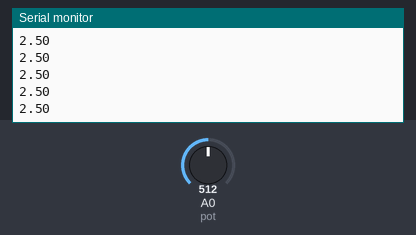
A sketch run on a simulated Arduino Uno, built with avr-gcc and run on an emulated ATmega328P. On the bench: the last lines printed to the serial monitor. The inputs (shaded band) are chosen by the test bench; at power-on: A0 (pot) = 512.

Above: at 1.2 s.
1.3 s: A0 (pot) set to 716
At 1.56 s:
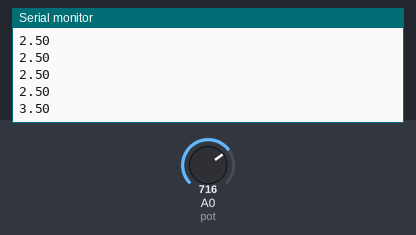
2.8 s: A0 (pot) set to 900
At 2.96 s:
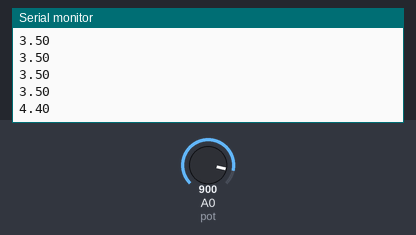
Timing chart, 0 to 5.8 s (numbered marks = the images above; inputs shaded):
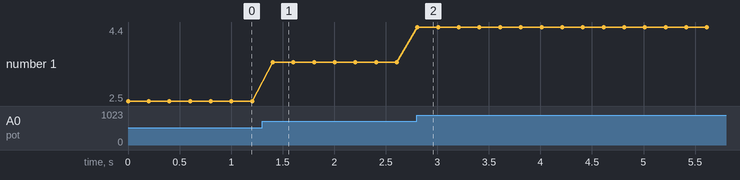

The sketch:

osciloscope.ino
```cpp
//define arduino pins numbers
int pot =A0;
// declare variables
int value =0;
float result =0;


void setup() {
  // put your setup code here, to run once:
  Serial.begin(9600);

  // make pin A0 as an input pin
  pinMode(pot,INPUT);
}

void loop() {
  // put your main code here, to run repeatedly:
 // read the data from the A0 pin
value = analogRead(pot);

//  normalize data to be between 0v and 5 v
result = (value*5)/1023.0;

// print the result in screen
Serial.print(result);
Serial.println();

// wait for 200 ms
delay(200);
}
```

Measured:
- after the input at 1.3 s, the serial monitor: prints a new line after 0.10 s (image 1)
- after the input at 2.8 s, the serial monitor: prints a new line at once (image 2)
- plotted number 1: 2.5 → 3.5 after the input at 1.3 s, 3.5 → 4.4 after the input at 2.8 s
